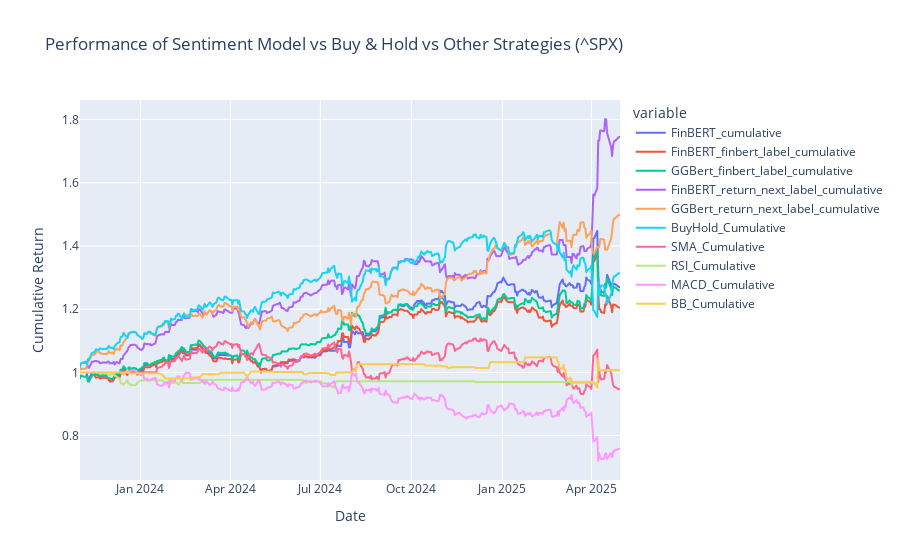

Source (notebook cell):
### Code cell
import plotly.express as px
fig = px.line(df, x='date', y=['FinBERT_cumulative', 'FinBERT_finbert_label_cumulative', 'GGBert_finbert_label_cumulative', 'FinBERT_return_next_label_cumulative', 'GGBert_return_next_label_cumulative', 'BuyHold_Cumulative', 'SMA_Cumulative', 'RSI_Cumulative', 'MACD_Cumulative', 'BB_Cumulative'], title=f"Performance of Sentiment Model vs Buy & Hold vs Other Strategies ({stock})")
fig.update_traces(mode='lines', hovertemplate='%{x}<br>%{y:.2f}')
fig.update_layout(xaxis_title='Date', yaxis_title='Cumulative Return')
fig.show()

### Figure 1 — Plotly figure (JSON) as saved in the notebook; plotly's stock layout.template omitted (floating-point values rounded to 4 significant figures; data arrays with more than 128 entries replaced by an {"elided": "..."} marker saying what was removed)
{"data": [{"hovertemplate": "%{x}<br>%{y:.2f}", "legendgroup": "FinBERT_cumulative", "line": {"color": "#636efa", "dash": "solid"}, "marker": {"symbol": "circle"}, "mode": "lines", "name": "FinBERT_cumulative", "showlegend": true, "type": "scattergl", "x": {"elided": "372 str values"}, "xaxis": "x", "y": {"elided": "372 float values"}, "yaxis": "y"}, {"hovertemplate": "%{x}<br>%{y:.2f}", "legendgroup": "FinBERT_finbert_label_cumulative", "line": {"color": "#EF553B", "dash": "solid"}, "marker": {"symbol": "circle"}, "mode": "lines", "name": "FinBERT_finbert_label_cumulative", "showlegend": true, "type": "scattergl", "x": {"elided": "372 str values"}, "xaxis": "x", "y": {"elided": "372 float values"}, "yaxis": "y"}, {"hovertemplate": "%{x}<br>%{y:.2f}", "legendgroup": "GGBert_finbert_label_cumulative", "line": {"color": "#00cc96", "dash": "solid"}, "marker": {"symbol": "circle"}, "mode": "lines", "name": "GGBert_finbert_label_cumulative", "showlegend": true, "type": "scattergl", "x": {"elided": "372 str values"}, "xaxis": "x", "y": {"elided": "372 float values"}, "yaxis": "y"}, {"hovertemplate": "%{x}<br>%{y:.2f}", "legendgroup": "FinBERT_return_next_label_cumulative", "line": {"color": "#ab63fa", "dash": "solid"}, "marker": {"symbol": "circle"}, "mode": "lines", "name": "FinBERT_return_next_label_cumulative", "showlegend": true, "type": "scattergl", "x": {"elided": "372 str values"}, "xaxis": "x", "y": {"elided": "372 float values"}, "yaxis": "y"}, {"hovertemplate": "%{x}<br>%{y:.2f}", "legendgroup": "GGBert_return_next_label_cumulative", "line": {"color": "#FFA15A", "dash": "solid"}, "marker": {"symbol": "circle"}, "mode": "lines", "name": "GGBert_return_next_label_cumulative", "showlegend": true, "type": "scattergl", "x": {"elided": "372 str values"}, "xaxis": "x", "y": {"elided": "372 float values"}, "yaxis": "y"}, {"hovertemplate": "%{x}<br>%{y:.2f}", "legendgroup": "BuyHold_Cumulative", "line": {"color": "#19d3f3", "dash": "solid"}, "marker": {"symbol": "circle"}, "mode": "lines", "name": "BuyHold_Cumulative", "showlegend": true, "type": "scattergl", "x": {"elided": "372 str values"}, "xaxis": "x", "y": {"elided": "372 float values"}, "yaxis": "y"}, {"hovertemplate": "%{x}<br>%{y:.2f}", "legendgroup": "SMA_Cumulative", "line": {"color": "#FF6692", "dash": "solid"}, "marker": {"symbol": "circle"}, "mode": "lines", "name": "SMA_Cumulative", "showlegend": true, "type": "scattergl", "x": {"elided": "372 str values"}, "xaxis": "x", "y": {"elided": "372 float values"}, "yaxis": "y"}, {"hovertemplate": "%{x}<br>%{y:.2f}", "legendgroup": "RSI_Cumulative", "line": {"color": "#B6E880", "dash": "solid"}, "marker": {"symbol": "circle"}, "mode": "lines", "name": "RSI_Cumulative", "showlegend": true, "type": "scattergl", "x": {"elided": "372 str values"}, "xaxis": "x", "y": {"elided": "372 float values"}, "yaxis": "y"}, {"hovertemplate": "%{x}<br>%{y:.2f}", "legendgroup": "MACD_Cumulative", "line": {"color": "#FF97FF", "dash": "solid"}, "marker": {"symbol": "circle"}, "mode": "lines", "name": "MACD_Cumulative", "showlegend": true, "type": "scattergl", "x": {"elided": "372 str values"}, "xaxis": "x", "y": {"elided": "372 float values"}, "yaxis": "y"}, {"hovertemplate": "%{x}<br>%{y:.2f}", "legendgroup": "BB_Cumulative", "line": {"color": "#FECB52", "dash": "solid"}, "marker": {"symbol": "circle"}, "mode": "lines", "name": "BB_Cumulative", "showlegend": true, "type": "scattergl", "x": {"elided": "372 str values"}, "xaxis": "x", "y": {"elided": "372 float values"}, "yaxis": "y"}], "layout": {"legend": {"title": {"text": "variable"}, "tracegroupgap": 0}, "title": {"text": "Performance of Sentiment Model vs Buy & Hold vs Other Strategies (^SPX)"}, "xaxis": {"anchor": "y", "domain": [0, 1], "title": {"text": "Date"}}, "yaxis": {"anchor": "x", "domain": [0, 1], "title": {"text": "Cumulative Return"}}}}
